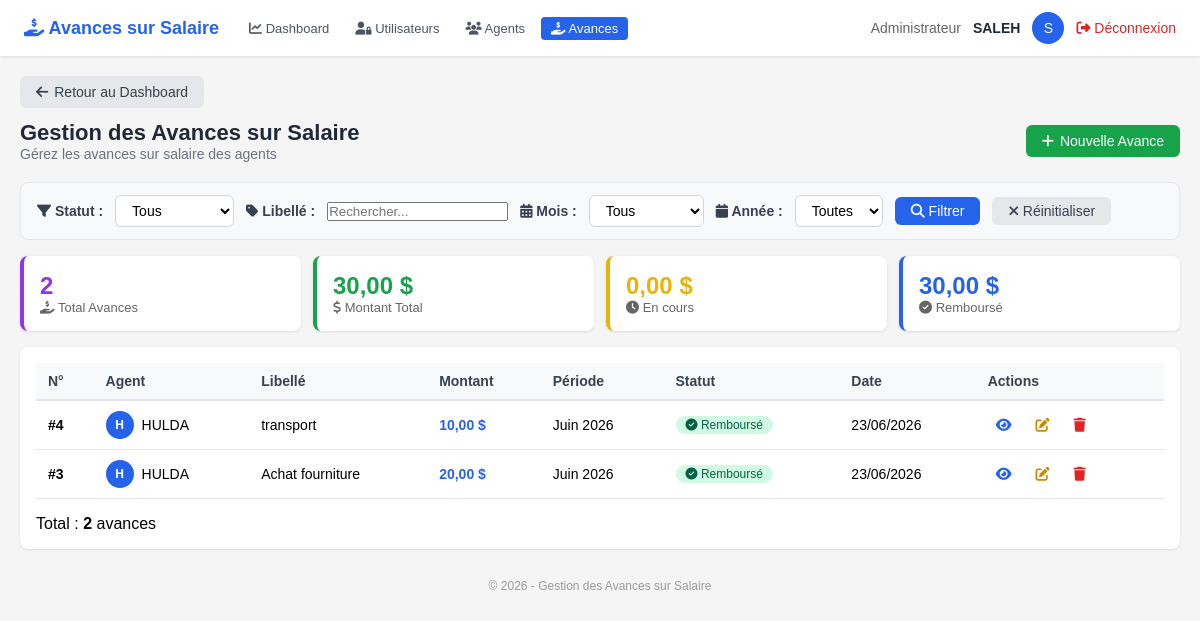
Screenshot of /pages/avances/index.php (signed in) with the database file from the repository.
### tables this page shows
CREATE TABLE `avances` (
  `id` int(11) NOT NULL,
  `agent_id` int(11) NOT NULL,
  `mois` varchar(20) NOT NULL,
  `annee` int(11) NOT NULL,
  `libelle` varchar(100) NOT NULL,
  `montant` decimal(10,2) NOT NULL,
  `date_creation` datetime DEFAULT current_timestamp(),
  `statut` enum('en_cours','rembourse') DEFAULT 'en_cours'
);

CREATE TABLE `agent` (
  `id_agent` int(11) NOT NULL,
  `nom_complet` varchar(150) NOT NULL,
  `adresse` varchar(255) DEFAULT NULL,
  `date_naissance` date DEFAULT NULL,
  `telephone` varchar(20) DEFAULT NULL,
  `profil` varchar(100) DEFAULT NULL,
  `lieu_naissance` varchar(100) DEFAULT NULL,
  `fonction` varchar(100) DEFAULT NULL
);

### Classes/Avance.php (called while the page is built, shortened)
<?php
require_once __DIR__ . '/../Config/Database.php';
class Avance {
    private $id;
    private $mois;
    private $annee;
    private $libelle;
    private $montant;
    private $date_creation;
    private $statut;
    public function __construct(
        $agent_id = null,
        $mois = null,
        $annee = null,
        $libelle = null,
        $montant = null,
        $statut = self::STATUT_EN_COURS,
        $id = null
    ) {
        $this->id = $id;
        $this->mois = $mois;
        $this->annee = $annee;
        $this->libelle = $libelle;
        $this->montant = $montant;
        $this->statut = $statut;
        $this->date_creation = date('Y-m-d H:i:s');
    }
    public function getId() { return $this->id; }
    public function getMois() { return $this->mois; }
    public function getAnnee() { return $this->annee; }
    public function getLibelle() { return $this->libelle; }
    public function getMontant() { return $this->montant; }
    public function getDateCreation() { return $this->date_creation; }
    public function isEnCours() { return $this->statut === self::STATUT_EN_COURS; }
    public function getStatutLibelle() {
        $statuts = [
            self::STATUT_EN_COURS => 'En cours',
            self::STATUT_REMBOURSE => 'Remboursé'
        ];
        return $statuts[$this->statut] ?? $this->statut;
    }
    public static function getAll($statut = null) {
        $db = Database::getInstance();
        $sql = "SELECT a.*, ag.nom_complet
                FROM avances a
                JOIN agent ag ON a.agent_id = ag.id_agent";
        $params = [];
        $sql .= " ORDER BY a.annee DESC, a.mois DESC, a.date_creation DESC";
        try {
            $stmt = $db->prepare($sql);
            $stmt->execute();
            $avances = [];
            while ($row = $stmt->fetch(PDO::FETCH_ASSOC)) {
                $avance = new self(
                    $row['agent_id'],
                    $row['mois'],
                    $row['annee'],
                    $row['libelle'],
                    $row['montant'],
                    $row['statut'],
                    $row['id']
                );
                $avance->nom_agent = $row['nom_complet'];
                $avances[] = $avance;
            }
            return $avances;
        } catch (PDOException $e) {
            error_log("Erreur lors de la récupération des avances : " . $e->getMessage());
            return [];
        }
    }
}

### Config/Database.php (called while the page is built, shortened)
<?php
class Database {
    private static $host = 'localhost';
    private static $db_name = 'gestion_remuneration';
    private static $user = 'root';
    private static $password = '';
    private static $conn;
    public static function connect() {
        self::$conn = null;
        try {
            $dsn = 'mysql:host=' . self::$host . ';dbname=' . self::$db_name . ';charset=utf8';
            self::$conn = new PDO($dsn, self::$user, self::$password);
            self::$conn->setAttribute(PDO::ATTR_ERRMODE, PDO::ERRMODE_EXCEPTION);
        } catch (PDOException $e) {
            die('Erreur de connexion : ' . $e->getMessage());
        }
        return self::$conn;
    }
    public static function getInstance() {
        return self::$conn;
    }
}
?>

### Classes/Agent.php (called while the page is built, shortened)
<?php
require_once __DIR__ . '/../Config/Database.php';
class Agent {
    private $nom_complet;
    public function __construct(
        $nom_complet = null,
        $adresse = null,
        $date_naissance = null,
        $telephone = null,
        $profil = null,
        $lieu_naissance = null,
        $fonction = null,
        $id_agent = null
    ) {
        $this->nom_complet = $nom_complet;
    }
    public function getNomComplet() { return $this->nom_complet; }
    public static function getById($id) {
        $db = Database::getInstance();
        $sql = "SELECT * FROM agent WHERE id_agent = :id_agent";
        try {
            $stmt = $db->prepare($sql);
            $stmt->bindParam(':id_agent', $id);
            $stmt->execute();
            if ($stmt->rowCount() > 0) {
                $row = $stmt->fetch(PDO::FETCH_ASSOC);
                return new self(
                    $row['nom_complet'],
                    $row['adresse'],
                    $row['date_naissance'],
                    $row['telephone'],
                    $row['profil'],
                    $row['lieu_naissance'],
                    $row['fonction'],
                    $row['id_agent']
                );
            }
            return null;
        } catch (PDOException $e) {
            error_log("Erreur lors de la récupération de l'agent : " . $e->getMessage());
            return null;
        }
    }
}
?>

### pages/avances/index.php (the view, shortened to what this page needs)
<?php
require_once __DIR__ . '/../../Config/Database.php';
require_once __DIR__ . '/../../Classes/Avance.php';
require_once __DIR__ . '/../../Classes/Agent.php';
$avances = Avance::getAll();
$role = $_SESSION['user_role'] ?? 'Invité';
$username = $_SESSION['nom'] ?? $_SESSION['username'] ?? 'Utilisateur';
$totalAvances = count($avances);
$totalMontant = 0;
$totalEnCours = 0;
$totalRembourse = 0;
foreach ($avances as $avance) {
    $montant = $avance->getMontant();
    $totalMontant += $montant;
    if ($avance->isEnCours()) {
        $totalEnCours += $montant;
    } elseif ($avance->isRembourse()) {
        $totalRembourse += $montant;
    }
}
$dashboardRetour = '../../Dashboard.php';
$filtreLibelle = isset($_GET['libelle']) ? $_GET['libelle'] : null;
?>
<!DOCTYPE html>
<html lang="fr">
<head>
    <link rel="stylesheet" href="https://cdnjs.cloudflare.com/ajax/libs/font-awesome/6.4.0/css/all.min.css">
</head>
<body>
<div class="header">
    <div class="header-left">
        <h1><i class="fas fa-hand-holding-usd" style="color:#2563eb;"></i> Avances sur Salaire</h1>
        <nav class="nav-links">
            <?php if (strtolower($role) === 'administrateur'): ?>
                <a href="../../Dashboard.php"><i class="fas fa-chart-line"></i> Dashboard</a>
                <a href="../utilisateurs/index.php"><i class="fas fa-user-lock"></i> Utilisateurs</a>
                <a href="../agents/index.php"><i class="fas fa-users"></i> Agents</a>
                <a href="index.php" class="active"><i class="fas fa-hand-holding-usd"></i> Avances</a>
            <?php elseif (strtolower($role) === 'caissier'): ?>
                <a href="../caissier/dashboard.php"><i class="fas fa-chart-line"></i> Dashboard</a>
                <a href="index.php" class="active"><i class="fas fa-hand-holding-usd"></i> Avances</a>
            <?php endif; ?>
        </nav>
    </div>
    <div class="header-right">
        <span class="role"><?php echo htmlspecialchars($role); ?></span>
        <span class="username"><?php echo htmlspecialchars($username); ?></span>
        <div class="avatar"><?php echo strtoupper(substr($username, 0, 1)); ?></div>
        <a href="../../logout.php" class="logout"><i class="fas fa-sign-out-alt"></i> Déconnexion</a>
    </div>
</div>
<div class="container">
    <div class="mb-3">
        <a href="<?php echo $dashboardRetour; ?>" class="btn btn-secondary">
            <i class="fas fa-arrow-left"></i> Retour au Dashboard
        </a>
    </div>
    <div class="top">
        <div>
            <h2>Gestion des Avances sur Salaire</h2>
            <p>Gérez les avances sur salaire des agents</p>
        </div>
        <div class="flex gap-3 flex-wrap">
            <a href="add.php" class="btn btn-success"><i class="fas fa-plus"></i> Nouvelle Avance</a>
        </div>
    </div>
    <div class="filter-bar">
        <label for="filtreStatut"><i class="fas fa-filter"></i> Statut :</label>
        <select id="filtreStatut" name="statut">
            <option value="">Tous</option>
        </select>
        <label for="filtreLibelle"><i class="fas fa-tag"></i> Libellé :</label>
        <input type="text" id="filtreLibelle" name="libelle" placeholder="Rechercher..." value="<?php echo htmlspecialchars($filtreLibelle); ?>">
        <label for="filtreMois"><i class="fas fa-calendar-alt"></i> Mois :</label>
        <select id="filtreMois" name="mois">
            <option value="">Tous</option>
        </select>
        <label for="filtreAnnee"><i class="fas fa-calendar"></i> Année :</label>
        <select id="filtreAnnee" name="annee">
            <option value="">Toutes</option>
        </select>
        <button type="submit" class="btn-filter" onclick="applyFilters()">
            <i class="fas fa-search"></i> Filtrer
        </button>
        <a href="index.php" class="btn-reset"><i class="fas fa-times"></i> Réinitialiser</a>
    </div>
    <div class="grid-4">
        <div class="card border-purple">
            <div class="number text-purple"><?php echo $totalAvances; ?></div>
            <div class="label"><i class="fas fa-hand-holding-usd"></i> Total Avances</div>
        </div>
        <div class="card border-green">
            <div class="number text-green"><?php echo number_format($totalMontant, 2, ',', ' '); ?> $</div>
            <div class="label"><i class="fas fa-dollar-sign"></i> Montant Total</div>
        </div>
        <div class="card border-yellow">
            <div class="number text-yellow"><?php echo number_format($totalEnCours, 2, ',', ' '); ?> $</div>
            <div class="label"><i class="fas fa-clock"></i> En cours</div>
        </div>
        <div class="card border-blue">
            <div class="number text-blue"><?php echo number_format($totalRembourse, 2, ',', ' '); ?> $</div>
            <div class="label"><i class="fas fa-check-circle"></i> Remboursé</div>
        </div>
    </div>
    <div class="card">
        <div class="table-wrap">
            <table>
                <thead>
                    <tr>
                        <th>N°</th>
                        <th>Agent</th>
                        <th>Libellé</th>
                        <th>Montant</th>
                        <th>Période</th>
                        <th>Statut</th>
                        <th>Date</th>
                        <th>Actions</th>
                    </tr>
                </thead>
                <tbody>
                    <?php if (empty($avances)): ?>
                    <tr>
                        <td colspan="8" class="empty">
                            <i class="fas fa-inbox"></i>
                            Aucune avance sur salaire trouvée
                        </td>
                    </tr>
                    <?php else: ?>
                        <?php foreach ($avances as $avance):
                            $agent = Agent::getById($avance->getAgentId());
                            $statutBadge = $avance->isEnCours() ? 'badge-yellow' : 'badge-green';
                            $statutLibelle = $avance->getStatutLibelle();
                            $libelle = $avance->getLibelle();
                            $moisNoms = [
                                '01' => 'Janvier', '02' => 'Février', '03' => 'Mars', '04' => 'Avril',
                                '05' => 'Mai', '06' => 'Juin', '07' => 'Juillet', '08' => 'Août',
                                '09' => 'Septembre', '10' => 'Octobre', '11' => 'Novembre', '12' => 'Décembre'
                            ];
                            $mois = $avance->getMois();
                            $moisAff = isset($moisNoms[$mois]) ? $moisNoms[$mois] : $mois;
                        ?>
                        <tr>
                            <td><strong>#<?php echo $avance->getId(); ?></strong></td>
                            <td>
                                <div style="display:flex;align-items:center;gap:8px;">
                                    <div style="width:28px;height:28px;background:#2563eb;border-radius:50%;display:flex;align-items:center;justify-content:center;color:white;font-size:12px;font-weight:bold;">
                                        <?php
                                        $nom = $agent ? $agent->getNomComplet() : 'N/A';
                                        $initials = '';
                                        $parts = explode(' ', $nom);
                                        foreach ($parts as $part) {
                                            $initials .= strtoupper(substr($part, 0, 1));
                                        }
                                        echo substr($initials, 0, 2);
                                        ?>
                                    </div>
                                    <?php echo $agent ? htmlspecialchars($agent->getNomComplet()) : '<span style="color:#999;">Agent inconnu</span>'; ?>
                                </div>
                            </td>
                            <td><?php echo htmlspecialchars($libelle); ?></td>
                            <td style="font-weight:bold;color:#2563eb;">
                                <?php echo number_format($avance->getMontant(), 2, ',', ' '); ?> $
                            </td>
                            <td><?php echo $moisAff . ' ' . $avance->getAnnee(); ?></td>
                            <td>
                                <span class="badge <?php echo $statutBadge; ?>">
                                    <?php if ($avance->isEnCours()): ?>
                                        <i class="fas fa-spinner fa-spin"></i>
                                    <?php else: ?>
                                        <i class="fas fa-check-circle"></i>
                                    <?php endif; ?>
                                    <?php echo $statutLibelle; ?>
                                </span>
                            </td>
                            <td><?php echo date('d/m/Y', strtotime($avance->getDateCreation())); ?></td>
                            <td>
                                <div class="action-icons">
                                    <a href="view.php?id=<?php echo $avance->getId(); ?>" class="view" title="Voir">
                                        <i class="fas fa-eye"></i>
                                    </a>
                                    <a href="edit.php?id=<?php echo $avance->getId(); ?>" class="edit" title="Modifier">
                                        <i class="fas fa-edit"></i>
                                    </a>
                                    <a href="delete.php?id=<?php echo $avance->getId(); ?>" class="delete" title="Supprimer"
                                       onclick="return confirm('Êtes-vous sûr de vouloir supprimer cette avance ?')">
                                        <i class="fas fa-trash"></i>
                                    </a>
                                </div>
                            </td>
                        </tr>
                        <?php endforeach; ?>
                    <?php endif; ?>
                </tbody>
            </table>
        </div>
        <div class="mt-4 flex justify-between items-center text-sm text-gray-500">
            <span>Total : <strong><?php echo $totalAvances; ?></strong> avance<?php echo $totalAvances > 1 ? 's' : ''; ?></span>
        </div>
    </div>
    <div class="footer">
        © <?php echo date('Y'); ?> - Gestion des Avances sur Salaire
    </div>
</div>
</body>
</html>

### rows the page displays
avances: id "4", initials "H", agent.nom_complet "HULDA", libelle "transport", montant "10,00", mois "Juin", annee "2026", statut "Remboursé", DateCreation "23/06/2026"
avances: id "3", initials "H", agent.nom_complet "HULDA", libelle "Achat fourniture", montant "20,00", mois "Juin", annee "2026", statut "Remboursé", DateCreation "23/06/2026"

### other values shown
$role "Administrateur"
$username "SALEH"
substr($username, 0, 1) "S"
$totalAvances "2"
$totalMontant "30,00"
$totalEnCours "0,00"
$totalRembourse "30,00"
